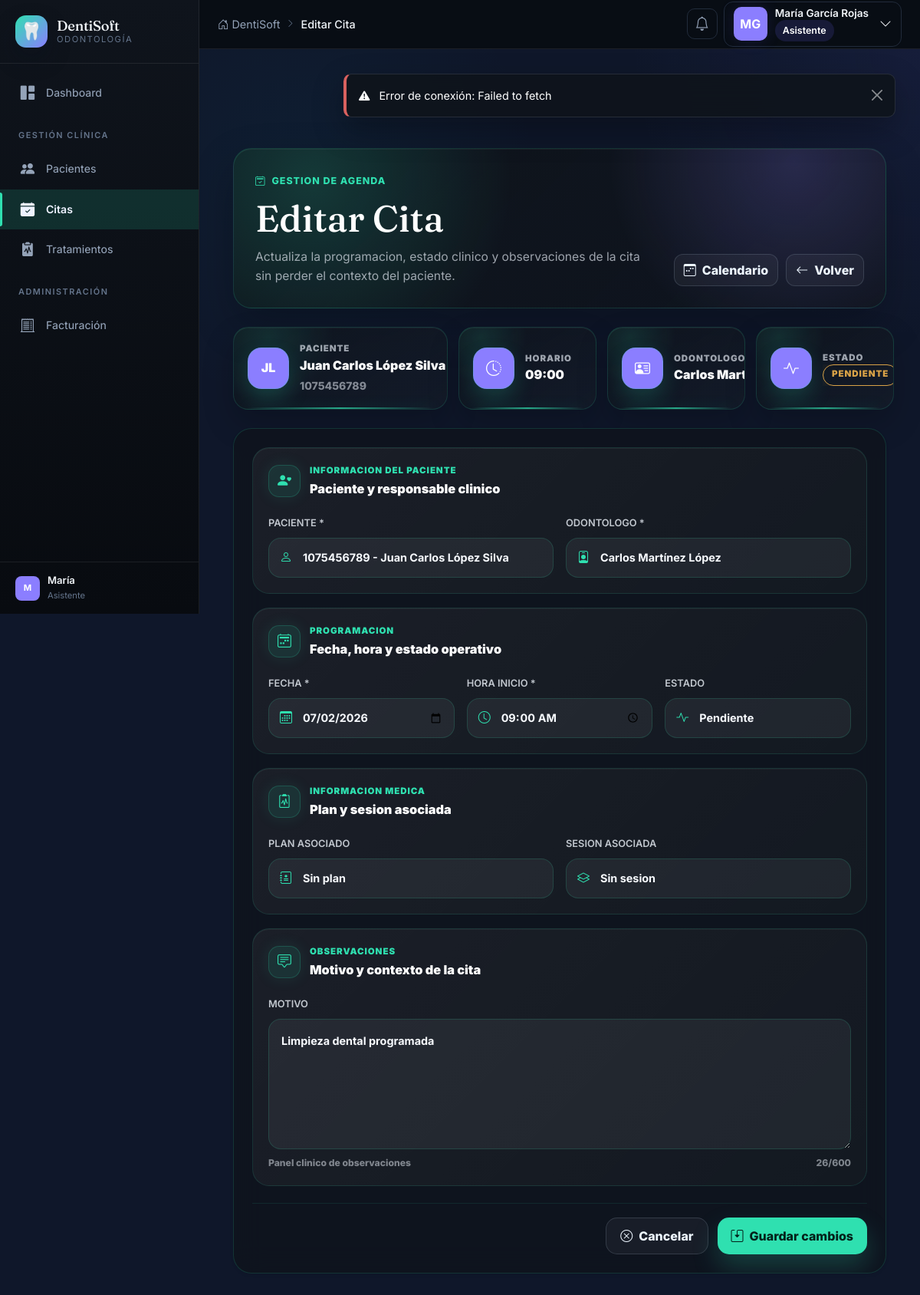
Page /modules/citas/editar.php?id=2 (signed in) on the committed database.
### tables this page shows
CREATE TABLE IF NOT EXISTS pacientes (
    id INT AUTO_INCREMENT PRIMARY KEY,
    numero_documento VARCHAR(20) NOT NULL UNIQUE,
    tipo_documento ENUM('CC','TI','CE','PAS','RC') DEFAULT 'CC',
    nombre VARCHAR(100) NOT NULL,
    apellido VARCHAR(100) NOT NULL,
    fecha_nacimiento DATE,
    genero ENUM('M','F','Otro'),
    telefono VARCHAR(20),
    email VARCHAR(150),
    direccion TEXT,
    ciudad VARCHAR(100) DEFAULT 'Neiva',
    eps VARCHAR(100),
    tipo_afiliacion ENUM('contributivo','subsidiado','particular','otro') DEFAULT 'particular',
    grupo_sanguineo VARCHAR(5),
    estado ENUM('activo','inactivo') DEFAULT 'activo',
    created_at TIMESTAMP DEFAULT CURRENT_TIMESTAMP,
    updated_at TIMESTAMP DEFAULT CURRENT_TIMESTAMP ON UPDATE CURRENT_TIMESTAMP
);

CREATE TABLE IF NOT EXISTS citas (
    id INT AUTO_INCREMENT PRIMARY KEY,
    paciente_id INT NOT NULL,
    odontologo_id INT NOT NULL,
    plan_id INT,
    sesion_id INT,
    fecha DATE NOT NULL,
    hora_inicio TIME NOT NULL,
    hora_fin TIME NOT NULL,
    motivo TEXT,
    estado ENUM('pendiente','confirmada','atendida','cancelada','no_asistio') DEFAULT 'pendiente',
    recordatorio_enviado BOOLEAN DEFAULT FALSE,
    notas TEXT,
    created_by INT,
    created_at TIMESTAMP DEFAULT CURRENT_TIMESTAMP,
    updated_at TIMESTAMP DEFAULT CURRENT_TIMESTAMP ON UPDATE CURRENT_TIMESTAMP,
    FOREIGN KEY (paciente_id) REFERENCES pacientes(id),
    FOREIGN KEY (odontologo_id) REFERENCES usuarios(id),
    FOREIGN KEY (created_by) REFERENCES usuarios(id)
);

CREATE TABLE IF NOT EXISTS usuarios (
    id INT AUTO_INCREMENT PRIMARY KEY,
    rol_id INT NOT NULL,
    nombre VARCHAR(100) NOT NULL,
    apellido VARCHAR(100) NOT NULL,
    email VARCHAR(150) NOT NULL UNIQUE,
    password VARCHAR(255) NOT NULL,
    telefono VARCHAR(20),
    estado ENUM('activo','inactivo','suspendido') DEFAULT 'activo',
    ultimo_acceso DATETIME,
    created_at TIMESTAMP DEFAULT CURRENT_TIMESTAMP,
    updated_at TIMESTAMP DEFAULT CURRENT_TIMESTAMP ON UPDATE CURRENT_TIMESTAMP,
    FOREIGN KEY (rol_id) REFERENCES roles(id)
);

### modules/citas/editar.php (the view, shortened to what this page needs)
<?php
require_once __DIR__ . '/../../config/session.php';
$avisos = [];
$estadosValidos = ['pendiente', 'confirmada', 'atendida', 'cancelada', 'no_asistio'];
$id = filter_var($_GET['id'] ?? null, FILTER_VALIDATE_INT, [
    'options' => ['min_range' => 1],
]);
function h(mixed $value): string {
    return htmlspecialchars((string) ($value ?? ''), ENT_QUOTES | ENT_SUBSTITUTE, 'UTF-8');
}
function selected(mixed $current, mixed $candidate): string {
    return (string) $current === (string) $candidate ? 'selected' : '';
}
function value(array $cita, string $name): string {
    return h(trim((string) ($cita[$name] ?? '')));
}
function estadoTexto(string $estado): string {
    return match ($estado) {
        'atendida' => 'Finalizada',
        'no_asistio' => 'No asistio',
        default => ucfirst(str_replace('_', ' ', $estado)),
    };
}
function badgeClass(string $estado): string {
    return match ($estado) {
        'pendiente' => 'warning',
        'confirmada' => 'success',
        'atendida' => 'info',
        'cancelada' => 'danger',
        'no_asistio' => 'secondary',
        default => 'light',
    };
}
function fetchAllSafe(PDO $db, string $sql, array $params, string $context, array &$avisos): array {
    try {
        $stmt = $db->prepare($sql);
        $stmt->execute($params);
        return $stmt->fetchAll();
    } catch (PDOException $e) {
        error_log("Citas Editar catalogo error [$context]: " . $e->getMessage());
        $avisos[] = "No se pudo cargar el catalogo de $context. Puedes guardar la cita si los datos actuales son validos.";
        return [];
    }
}
try {
    $db = getDB();
    $stmt = $db->prepare("SELECT * FROM citas WHERE id = :id LIMIT 1");
    $stmt->execute([':id' => $id]);
    $cita = $stmt->fetch();
} catch (PDOException $e) {
    $traceId = bin2hex(random_bytes(4));
    error_log("Citas Editar carga cita error [$traceId]: " . $e->getMessage());
    setAlerta("Error interno al cargar la cita. Codigo de soporte: $traceId.", 'danger');
    header('Location: index.php');
    exit;
}
$pacientes = fetchAllSafe(
    $db,
    "SELECT id, numero_documento, nombre, apellido
     FROM pacientes
     WHERE estado = 'activo' OR id = :paciente_id
     ORDER BY nombre, apellido",
    [':paciente_id' => $cita['paciente_id']],
    'pacientes',
    $avisos
);
$odontologos = fetchAllSafe(
    $db,
    "SELECT u.id, u.nombre, u.apellido
     FROM usuarios u
     INNER JOIN roles r ON r.id = u.rol_id
     WHERE r.nombre = 'odontologo' AND (u.estado = 'activo' OR u.id = :odontologo_id)
     ORDER BY u.nombre, u.apellido",
    [':odontologo_id' => $cita['odontologo_id']],
    'odontologos',
    $avisos
);
$pacienteActual = null;
foreach ($pacientes as $paciente) {
    if ((string) ($paciente['id'] ?? '') === (string) ($cita['paciente_id'] ?? '')) {
        $pacienteActual = $paciente;
        break;
    }
}
$odontologoActual = null;
foreach ($odontologos as $odontologo) {
    if ((string) ($odontologo['id'] ?? '') === (string) ($cita['odontologo_id'] ?? '')) {
        $odontologoActual = $odontologo;
        break;
    }
}
$pacienteNombre = trim((string) (($pacienteActual['nombre'] ?? '') . ' ' . ($pacienteActual['apellido'] ?? '')));
$pacienteDocumento = trim((string) ($pacienteActual['numero_documento'] ?? 'Sin documento'));
$odontologoNombre = trim((string) (($odontologoActual['nombre'] ?? '') . ' ' . ($odontologoActual['apellido'] ?? '')));
$pacienteIniciales = strtoupper(mb_substr((string) ($pacienteActual['nombre'] ?? 'P'), 0, 1) . mb_substr((string) ($pacienteActual['apellido'] ?? 'C'), 0, 1));
$motivoLength = mb_strlen(trim((string) ($cita['motivo'] ?? '')));
?>
<?php require_once __DIR__ . '/../../includes/header.php'; ?>
<div class="container-fluid py-4 citas-page edit-cita-page">
    <section class="citas-hero edit-cita-hero mb-4">
        <div class="citas-hero-main">
            <span class="citas-eyebrow"><i class="bi bi-calendar2-check"></i> Gestion de agenda</span>
            <h1>Editar Cita</h1>
            <p>Actualiza la programacion, estado clinico y observaciones de la cita sin perder el contexto del paciente.</p>
        </div>
        <div class="citas-hero-actions">
            <a href="calendario.php?desde=<?= h((string) ($cita['fecha'] ?? date('Y-m-d'))) ?>&refresh=<?= h((string) time()) ?>" class="btn btn-outline-light"><i class="bi bi-calendar3-week"></i> Calendario</a>
            <a href="index.php" class="btn btn-outline-light"><i class="bi bi-arrow-left"></i> Volver</a>
        </div>
    </section>
    <section class="edit-summary-grid mb-4">
        <article class="edit-patient-card">
            <div class="edit-avatar"><?= h($pacienteIniciales) ?></div>
            <div>
                <span>Paciente</span>
                <strong><?= h($pacienteNombre ?: 'Paciente seleccionado') ?></strong>
                <small><?= h($pacienteDocumento) ?></small>
            </div>
        </article>
        <article class="edit-mini-card">
            <i class="bi bi-clock-history"></i>
            <div><span>Horario</span><strong><?= h(substr((string) ($cita['hora_inicio'] ?? ''), 0, 5) ?: '--:--') ?></strong></div>
        </article>
        <article class="edit-mini-card">
            <i class="bi bi-person-vcard"></i>
            <div><span>Odontologo</span><strong><?= h($odontologoNombre ?: 'Sin asignar') ?></strong></div>
        </article>
        <article class="edit-mini-card">
            <i class="bi bi-activity"></i>
            <div><span>Estado</span><strong><span class="badge bg-<?= badgeClass((string) ($cita['estado'] ?? 'pendiente')) ?>"><?= h(estadoTexto((string) ($cita['estado'] ?? 'pendiente'))) ?></span></strong></div>
        </article>
    </section>
    <div class="card bg-dark border-secondary shadow-sm edit-cita-card">
        <div class="card-body">
            <form method="POST" class="needs-validation" novalidate data-prevent-double>
                <div class="edit-form-grid">
                    <section class="edit-form-section section-patient">
                        <header><i class="bi bi-person-heart"></i><div><span>Informacion del paciente</span><strong>Paciente y responsable clinico</strong></div></header>
                        <div class="edit-fields two-cols">
                            <div class="premium-field">
                                <label class="form-label fw-semibold">Paciente *</label>
                                <div class="field-shell has-icon">
                                    <i class="bi bi-person"></i>
                                    <select class="form-select" name="paciente_id" required>
                                        <?php foreach ($pacientes as $paciente): ?>
                                            <option value="<?= h($paciente['id']) ?>" <?= selected($cita['paciente_id'] ?? '', $paciente['id']) ?>>
                                                <?= h(($paciente['numero_documento'] ?? 'Sin documento') . ' - ' . ($paciente['nombre'] ?? '') . ' ' . ($paciente['apellido'] ?? '')) ?>
                                            </option>
                                        <?php endforeach; ?>
                                    </select>
                                </div>
                            </div>
                            <div class="premium-field">
                                <label class="form-label fw-semibold">Odontologo *</label>
                                <div class="field-shell has-icon">
                                    <i class="bi bi-person-badge"></i>
                                    <select class="form-select" name="odontologo_id" required>
                                        <?php foreach ($odontologos as $odontologo): ?>
                                            <option value="<?= h($odontologo['id']) ?>" <?= selected($cita['odontologo_id'] ?? '', $odontologo['id']) ?>>
                                                <?= h(($odontologo['nombre'] ?? '') . ' ' . ($odontologo['apellido'] ?? '')) ?>
                                            </option>
                                        <?php endforeach; ?>
                                    </select>
                                </div>
                            </div>
                        </div>
                    </section>
                    <section class="edit-form-section section-schedule">
                        <header><i class="bi bi-calendar2-week"></i><div><span>Programacion</span><strong>Fecha, hora y estado operativo</strong></div></header>
                        <div class="edit-fields three-cols">
                            <div class="premium-field">
                                <label class="form-label fw-semibold">Fecha *</label>
                                <div class="field-shell has-icon">
                                    <i class="bi bi-calendar3"></i>
                                    <input type="date" class="form-control" name="fecha" value="<?= value($cita, 'fecha') ?>" required>
                                </div>
                            </div>
                            <div class="premium-field">
                                <label class="form-label fw-semibold">Hora inicio *</label>
                                <div class="field-shell has-icon">
                                    <i class="bi bi-clock"></i>
                                    <input type="time" class="form-control" name="hora_inicio" value="<?= h(substr((string) ($cita['hora_inicio'] ?? ''), 0, 5)) ?>" required>
                                </div>
                            </div>
                            <div class="premium-field">
                                <label class="form-label fw-semibold">Estado</label>
                                <div class="field-shell has-icon">
                                    <i class="bi bi-activity"></i>
                                    <select class="form-select" name="estado">
                                        <?php foreach ($estadosValidos as $estado): ?>
                                            <option value="<?= h($estado) ?>" <?= selected($cita['estado'] ?? '', $estado) ?>><?= h(estadoTexto($estado)) ?></option>
                                        <?php endforeach; ?>
                                    </select>
                                </div>
                            </div>
                        </div>
                    </section>
                    <section class="edit-form-section section-medical">
                        <header><i class="bi bi-clipboard2-pulse"></i><div><span>Informacion medica</span><strong>Plan y sesion asociada</strong></div></header>
                        <div class="edit-fields two-cols">
                            <div class="premium-field">
                                <label class="form-label fw-semibold">Plan asociado</label>
                                <div class="field-shell has-icon">
                                    <i class="bi bi-journal-medical"></i>
                                    <select class="form-select" name="plan_id">
                                        <option value="">Sin plan</option>
                                    </select>
                                </div>
                            </div>
                            <div class="premium-field">
                                <label class="form-label fw-semibold">Sesion asociada</label>
                                <div class="field-shell has-icon">
                                    <i class="bi bi-layers"></i>
                                    <select class="form-select" name="sesion_id">
                                        <option value="">Sin sesion</option>
                                    </select>
                                </div>
                            </div>
                        </div>
                    </section>
                    <section class="edit-form-section section-notes">
                        <header><i class="bi bi-chat-square-text"></i><div><span>Observaciones</span><strong>Motivo y contexto de la cita</strong></div></header>
                        <div class="premium-field">
                            <label class="form-label fw-semibold">Motivo</label>
                            <div class="field-shell textarea-shell">
                                <textarea class="form-control" name="motivo" rows="5" maxlength="600" placeholder="Describe el motivo clinico o administrativo de la cita..."><?= value($cita, 'motivo') ?></textarea>
                            </div>
                            <div class="field-helper"><span>Panel clinico de observaciones</span><span><?= h((string) $motivoLength) ?>/600</span></div>
                        </div>
                    </section>
                </div>
                <div class="edit-actions">
                    <a href="index.php" class="btn btn-secondary"><i class="bi bi-x-circle"></i> Cancelar</a>
                    <button type="submit" class="btn btn-primary">
                        <i class="bi bi-save2"></i>
                        Guardar cambios
                    </button>
                </div>
            </form>
        </div>
    </div>
</div>
<?php require_once __DIR__ . '/../../includes/footer.php'; ?>

### rows in the picture
pacientes: pacienteIniciales "JL", nombre+apellido "Juan Carlos López Silva", numero_documento "1075456789"
citas: hora_inicio "09:00", estado "PENDIENTE", fecha "07/02/2026", estado "Pendiente", motivo "Limpieza dental programada", motivo "26"
usuarios: nombre+apellido "Carlos…"

### other values in the picture
APP_NAME "DentiSoft"
$paginaTitulo "Editar Cita"
$usuario['nombre'] . ' ' . $usuario['apellido'] "María García Rojas"
$usuario['rol'] "Asistente"
mb_substr($usuario['nombre'], 0, 1) "M"
$usuario['nombre'] "María"
form field paciente_id "1075456789 - Juan Carlos López Silva"
form field odontologo_id "Carlos Martínez López"
